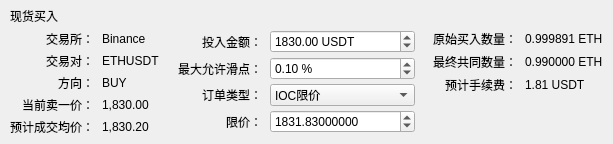
          <widget class="QFrame" name="spotOrderCard">
           <layout class="QVBoxLayout" name="spotOrderCardLayout">
            <property name="spacing">
             <number>5</number>
            </property>
            <property name="leftMargin">
             <number>10</number>
            </property>
            <property name="topMargin">
             <number>7</number>
            </property>
            <property name="rightMargin">
             <number>10</number>
            </property>
            <property name="bottomMargin">
             <number>8</number>
            </property>
            <item>
             <widget class="QLabel" name="spotCardTitleLabel">
              <property name="text">
               <string>现货买入</string>
              </property>
             </widget>
            </item>
            <item>
             <layout class="QHBoxLayout" name="spotOrderColumnsLayout">
              <property name="spacing">
               <number>18</number>
              </property>
              <item>
               <layout class="QFormLayout" name="spotMarketInfoFormLayout">
                <property name="labelAlignment">
                 <set>Qt::AlignRight|Qt::AlignTrailing|Qt::AlignVCenter</set>
                </property>
                <property name="formAlignment">
                 <set>Qt::AlignLeft|Qt::AlignTop</set>
                </property>
                <property name="horizontalSpacing">
                 <number>8</number>
                </property>
                <property name="verticalSpacing">
                 <number>4</number>
                </property>
                <item row="0" column="0">
                 <widget class="QLabel" name="spotExchangeCaptionLabel">
                  <property name="text">
                   <string>交易所：</string>
                  </property>
                  <property name="muted" stdset="0">
                   <bool>true</bool>
                  </property>
                 </widget>
                </item>
                <item row="0" column="1">
                 <widget class="QLabel" name="spotExchangeValueLabel">
                  <property name="text">
                   <string>Binance</string>
                  </property>
                 </widget>
                </item>
                <item row="1" column="0">
                 <widget class="QLabel" name="spotSymbolCaptionLabel">
                  <property name="text">
                   <string>交易对：</string>
                  </property>
                  <property name="muted" stdset="0">
                   <bool>true</bool>
                  </property>
                 </widget>
                </item>
                <item row="1" column="1">
                 <widget class="QLabel" name="spotSymbolValueLabel">
                  <property name="text">
                   <string>ETHUSDT</string>
                  </property>
                 </widget>
                </item>
                <item row="2" column="0">
                 <widget class="QLabel" name="spotDirectionCaptionLabel">
                  <property name="text">
                   <string>方向：</string>
                  </property>
                  <property name="muted" stdset="0">
                   <bool>true</bool>
                  </property>
                 </widget>
                </item>
                <item row="2" column="1">
                 <widget class="QLabel" name="spotDirectionValueLabel">
                  <property name="text">
                   <string>BUY</string>
                  </property>
                 </widget>
                </item>
                <item row="3" column="0">
                 <widget class="QLabel" name="spotBestAskCaptionLabel">
                  <property name="text">
                   <string>当前卖一价：</string>
                  </property>
                  <property name="muted" stdset="0">
                   <bool>true</bool>
                  </property>
                 </widget>
                </item>
                <item row="3" column="1">
                 <widget class="QLabel" name="spotBestAskValueLabel">
                  <property name="text">
                   <string>1,830.00</string>
                  </property>
                 </widget>
                </item>
                <item row="4" column="0">
                 <widget class="QLabel" name="spotVwapCaptionLabel">
                  <property name="text">
                   <string>预计成交均价：</string>
                  </property>
                  <property name="muted" stdset="0">
                   <bool>true</bool>
                  </property>
                 </widget>
                </item>
                <item row="4" column="1">
                 <widget class="QLabel" name="spotVwapValueLabel">
                  <property name="text">
                   <string>1,830.20</string>
                  </property>
                 </widget>
                </item>
               </layout>
              </item>
              <item>
               <layout class="QFormLayout" name="spotOrderInputFormLayout">
                <property name="labelAlignment">
                 <set>Qt::AlignRight|Qt::AlignTrailing|Qt::AlignVCenter</set>
                </property>
                <property name="horizontalSpacing">
                 <number>8</number>
                </property>
                <property name="verticalSpacing">
                 <number>4</number>
                </property>
                <item row="0" column="0">
                 <widget class="QLabel" name="spotInvestmentCaptionLabel">
                  <property name="text">
                   <string>投入金额：</string>
                  </property>
                  <property name="muted" stdset="0">
                   <bool>true</bool>
                  </property>
                 </widget>
                </item>
                <item row="0" column="1">
                 <widget class="QDoubleSpinBox" name="spotInvestmentDoubleSpinBox">
                  <property name="minimumSize">
                   <size>
                    <width>145</width>
                    <height>0</height>
                   </size>
                  </property>
                  <property name="decimals">
                   <number>2</number>
                  </property>
                  <property name="maximum">
                   <double>1000000000.000000000000000</double>
                  </property>
                  <property name="value">
                   <double>1830.000000000000000</double>
                  </property>
                  <property name="suffix">
                   <string> USDT</string>
                  </property>
                 </widget>
                </item>
                <item row="1" column="0">
                 <widget class="QLabel" name="spotSlippageCaptionLabel">
                  <property name="text">
                   <string>最大允许滑点：</string>
                  </property>
                  <property name="muted" stdset="0">
                   <bool>true</bool>
                  </property>
                 </widget>
                </item>
                <item row="1" column="1">
                 <widget class="QDoubleSpinBox" name="spotMaxSlippageDoubleSpinBox">
                  <property name="decimals">
                   <number>2</number>
                  </property>
                  <property name="maximum">
                   <double>100.000000000000000</double>
                  </property>
                  <property name="value">
                   <double>0.100000000000000</double>
                  </property>
                  <property name="suffix">
                   <string> %</string>
                  </property>
                 </widget>
                </item>
                <item row="2" column="0">
                 <widget class="QLabel" name="spotOrderTypeCaptionLabel">
                  <property name="text">
                   <string>订单类型：</string>
                  </property>
                  <property name="muted" stdset="0">
                   <bool>true</bool>
                  </property>
                 </widget>
                </item>
                <item row="2" column="1">
                 <widget class="QComboBox" name="spotOrderTypeComboBox">
                  <item>
                   <property name="text">
                    <string>IOC限价</string>
                   </property>
                  </item>
                  <item>
                   <property name="text">
                    <string>市价</string>
                   </property>
                  </item>
                  <item>
                   <property name="text">
                    <string>GTC限价</string>
                   </property>
                  </item>
                 </widget>
                </item>
                <item row="3" column="0">
                 <widget class="QLabel" name="spotLimitPriceCaptionLabel">
                  <property name="text">
                   <string>限价：</string>
                  </property>
                  <property name="muted" stdset="0">
                   <bool>true</bool>
                  </property>
                 </widget>
                </item>
                <item row="3" column="1">
                 <widget class="QDoubleSpinBox" name="spotLimitPriceDoubleSpinBox">
                  <property name="decimals">
                   <number>8</number>
                  </property>
                  <property name="maximum">
                   <double>1000000000.000000000000000</double>
                  </property>
                  <property name="value">
                   <double>1831.830000000000000</double>
                  </property>
                 </widget>
                </item>
               </layout>
              </item>
              <item>
               <layout class="QFormLayout" name="spotQuantitySummaryFormLayout">
                <property name="labelAlignment">
                 <set>Qt::AlignRight|Qt::AlignTrailing|Qt::AlignVCenter</set>
                </property>
                <property name="horizontalSpacing">
                 <number>8</number>
                </property>
                <property name="verticalSpacing">
                 <number>5</number>
                </property>
                <item row="0" column="0">
                 <widget class="QLabel" name="rawSpotQuantityCaptionLabel">
                  <property name="text">
                   <string>原始买入数量：</string>
                  </property>
                  <property name="muted" stdset="0">
                   <bool>true</bool>
                  </property>
                 </widget>
                </item>
                <item row="0" column="1">
                 <widget class="QLabel" name="rawSpotQuantityValueLabel">
                  <property name="text">
                   <string>0.999891 ETH</string>
                  </property>
                 </widget>
                </item>
                <item row="1" column="0">
                 <widget class="QLabel" name="commonSpotQuantityCaptionLabel">
                  <property name="text">
                   <string>最终共同数量：</string>
                  </property>
                  <property name="muted" stdset="0">
                   <bool>true</bool>
                  </property>
                 </widget>
                </item>
                <item row="1" column="1">
                 <widget class="QLabel" name="commonSpotQuantityValueLabel">
                  <property name="text">
                   <string>0.990000 ETH</string>
                  </property>
                 </widget>
                </item>
                <item row="2" column="0">
                 <widget class="QLabel" name="spotFeeCaptionLabel">
                  <property name="text">
                   <string>预计手续费：</string>
                  </property>
                  <property name="muted" stdset="0">
                   <bool>true</bool>
                  </property>
                 </widget>
                </item>
                <item row="2" column="1">
                 <widget class="QLabel" name="spotFeeValueLabel">
                  <property name="text">
                   <string>1.81 USDT</string>
                  </property>
                 </widget>
                </item>
               </layout>
              </item>
             </layout>
            </item>
           </layout>
          </widget>
